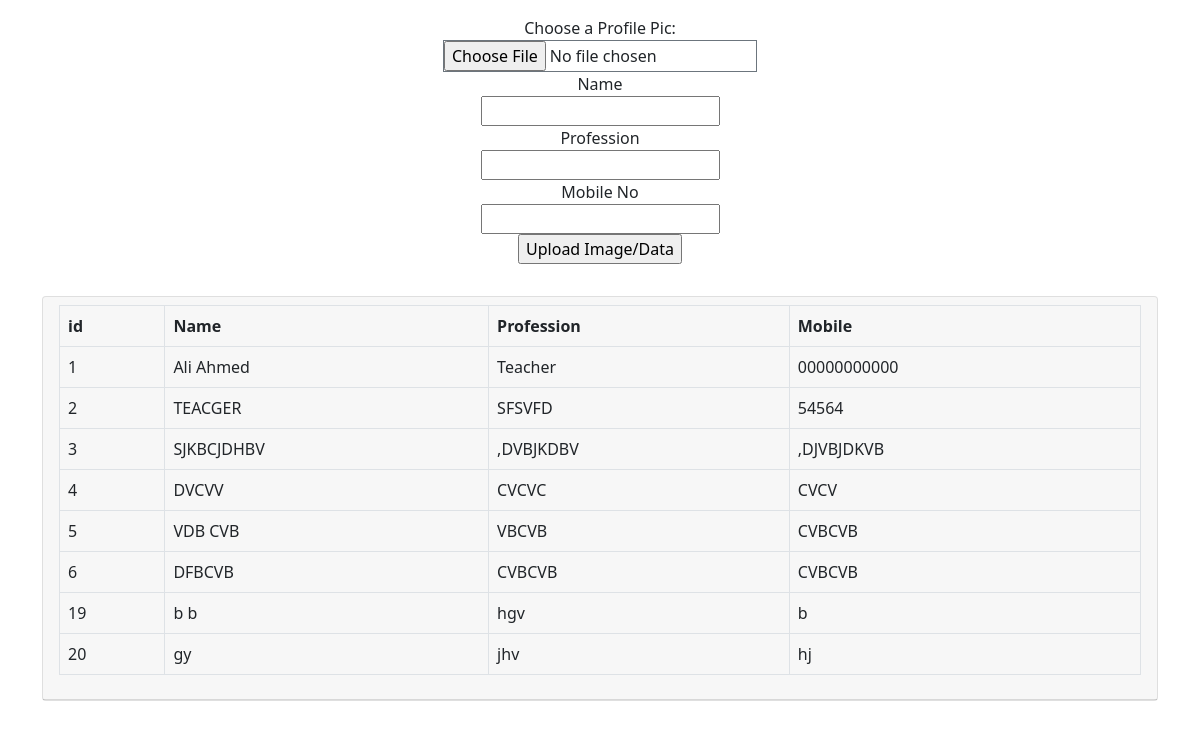
/admin/upteachers.php, run on the app's committed database.
### tables this page shows
CREATE TABLE `teachers` (
  `id` int(11) NOT NULL,
  `photo` blob NOT NULL,
  `name` varchar(255) NOT NULL,
  `profession` varchar(255) NOT NULL,
  `mobile` varchar(255) NOT NULL
);

### admin/upteachers.php (the view, shortened to what this page needs)
<!DOCTYPE html>
<html lang="en">
<head>
    <link href="https://cdn.jsdelivr.net/npm/bootstrap@5.0.2/dist/css/bootstrap.min.css" rel="stylesheet">
</head>
<body>
<center>
<div class="card-body">
    <form action="" method="POST" enctype="multipart/form-data">
        <lable> Choose a Profile Pic: </label><br>
        <input type="file" name="photo" id="photo" class="border border-secondary"/><br>
        <lable> Name </label><br>
        <input type="text" name="name" id="name"/> <br>
        <lable> Profession </label><br>
        <input type="text" name="profession" id="perofession"/> <br>
        <lable>Mobile No</label><br>
        <input type="text" name="mobile" id="mobile"/> <br>
        <input type="submit" name="upload" value="Upload Image/Data"/><br>
    </form>
    </div>
    </center>
    <div class="container">
        <div class="row">
            <div class="col-md-12 mt-3">
                <div class="card">
                    <div class="card-header">
                        <div>
                            <?php
                            $connection = mysqli_connect("localhost","root","","db_scpsc");
                            $query = "SELECT * FROM `teachers`";
                            $query_run = mysqli_query($connection, $query);
                            ?>
                            <div class="table-responsive">
                                <table class="table table-bordered">
                                  <thead>
                                    <tr>
                                      <th scope="col">id</th>
                                      <th scope="col">Name</th>
                                      <th scope="col">Profession</th>
                                      <th scope="col">Mobile</th>
                                    </tr>
                                  </thead>
                                  <tbody>
                                    <?php
                                    if(mysqli_num_rows($query_run) > 0)
                                    {
                                    while($row = mysqli_fetch_array($query_run))
                                     {
                                    ?>
                                    <tr>
                                      <td><?php echo $row['id']; ?></td>
                                      <td><?php echo $row['name']; ?></td>
                                      <td><?php echo $row['profession']; ?></td>
                                      <td><?php echo $row['mobile']; ?></td>
                                    </tr>
                                    <?php
                                              }
                            }
                                    ?>
                                  </tbody>
                                </table>
                            </div>
                        </div>
                    </div>
                </div>
            </div>
        </div>
    </div>
</body>
</html>

### data on the page
teachers: id "1", name "Ali Ahmed", profession "Teacher", mobile "00000000000"
teachers: id "2", name "TEACGER", profession "SFSVFD", mobile "54564"
teachers: id "3", name "SJKBCJDHBV", profession ",DVBJKDBV", mobile ",DJVBJDKVB"
teachers: id "4", name "DVCVV", profession "CVCVC", mobile "CVCV"
teachers: id "5", name "VDB CVB", profession "VBCVB", mobile "CVBCVB"
teachers: id "6", name "DFBCVB", profession "CVBCVB", mobile "CVBCVB"
teachers: id "19", name "b b", profession "hgv", mobile "b"
teachers: id "20", name "gy", profession "jhv", mobile "hj"
